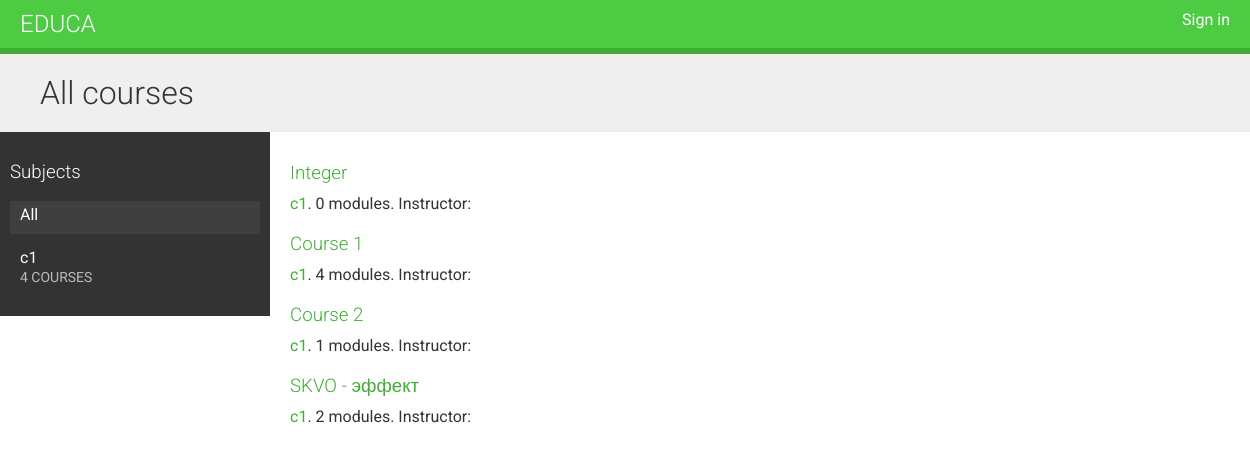
The page / on the database its author committed.
### courses/models.py (models this page shows, shortened)
class Subject(models.Model):
    title = models.CharField(max_length=200)
    slug = models.SlugField(max_length=200, unique=True)
    class Meta:
        ordering = ['title']
    def __str__(self):
        return self.title

class Course(models.Model):
    owner = models.ForeignKey(User,
                              related_name='courses_created',
                              on_delete=models.CASCADE)
    subject = models.ForeignKey(Subject,
                                related_name='courses',
                                on_delete=models.CASCADE)
    title = models.CharField(max_length=200)
    slug = models.SlugField(max_length=200, unique=True)
    overview = models.TextField()
    created = models.DateTimeField(auto_now_add=True)
    students = models.ManyToManyField(User, related_name='courses_joined', blank=True)
    class Meta:
        ordering = ['-created']

### courses/views.py (the view)
# urls.py: path('', CourseListView.as_view(), name='course_list'),
class CourseListView(TemplateResponseMixin, View):
    model = Course
    template_name = 'courses/course/list.html'
    def get(self, request, subject=None):
        subjects = Subject.objects.annotate(total_courses=Count('courses'))
        courses = Course.objects.annotate(total_modules=Count('modules'))
        if subject:
            subject = get_object_or_404(Subject, slug=subject)
            courses = courses.filter(subject=subject)
        return self.render_to_response({'subjects': subjects,
                                            'subject': subject,
                                            'courses': courses})

### courses/templates/courses/course/list.html (shortened to what this page needs)
{% extends "base.html" %}
{% block content %}
 <h1>
 {% if subject %}
 {{ subject.title }} courses
 {% else %}
 All courses
 {% endif %}
 </h1>
 <div class="contents">
 <h3>Subjects</h3>
 <ul id="modules">
 <li {% if not subject %}class="selected"{% endif %}>
 <a href="{% url "course_list" %}">All</a>
 </li>
 {% for s in subjects %}
 <li {% if subject == s %}class="selected"{% endif %}>
 <a href="{% url "course_list_subject" s.slug %}">
 {{ s.title }}
 <br>
 <span>
 {{ s.total_courses }} course{{ s.total_courses|pluralize }}
 </span>
 </a>
 </li>
 {% endfor %}
 </ul>
 </div>
 <div class="module">
 {% for course in courses %}
 {% with subject=course.subject %}
 <h3>
 <a href="{% url 'course_detail' course.id %}">
 {{ course.title }}
 </a>
 </h3>
 <p>
 <a href="{% url 'course_list_subject' subject.id %}">{{ subject }}</a>.
 {{ course.total_modules }} modules.
 Instructor: {{ course.owner.get_full_name }}
 </p>
 {% endwith %}
 {% endfor %}
 </div>
{% endblock %}

### courses/static/css/base.css (style rules this page uses)
body { margin:0; font-family:'Roboto', sans-serif; font-weight:400; color:#333; }
a { color:#3fad37; text-decoration:none; }
ul { float:left; }
h1, h2, h3, h4, h5, h6 { font-family:'Roboto', sans-serif; font-weight:300; }
h1 { background:#efefef; width:100%; overflow:auto; padding:20px 0 20px 40px; margin:0; }
.module { padding:10px 20px; float:left; width:600px; }
.module h3 { margin:20px 0 0; padding:0; width:100%; }
.module p { margin:10px 0 20px; width:100%; float:left; }
.contents { width:20%; padding:10px; float:left; background:#333; color: #fff; font-family:'Roboto', sans-serif; }
.contents ul { list-style:none; margin:0; padding:0; width:100%; }
.contents ul li { margin:0 0 10px 0; padding:4px 10px 10px; overflow:auto; cursor:move; }
.contents ul li.selected { background:#3f3f3f; }
.contents ul span { text-transform:uppercase; color:#bbb; font-size:14px; }
.contents ul a { display:block; color:#fff; text-decoration:none; }

### rows shown on the page
Subject: title "c1", total_courses "4"
Course: title "Integer", subject "c1", total_modules "0"
Course: title "Course 1", subject "c1", total_modules "4"
Course: title "Course 2", subject "c1", total_modules "1"
Course: title "SKVO - эффект", subject "c1", total_modules "2"
